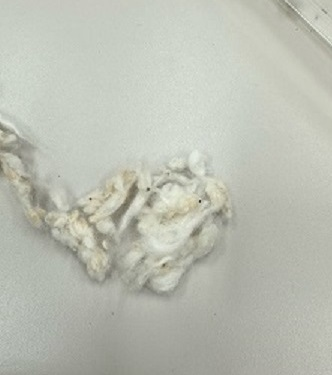
#> input picture image0.jpeg, 332 x 375 px
$ jupyter execute Untitled46.ipynb
#> lines starting #> are read from the running program, lines starting #| are printed output that depends on the picture; after the words box and inside, x2 and y2 are one past the last pixel; in counts of white or black regions, pixels touching at a corner belong together
[cell 1]
import cv2
import numpy as np

# 画像の読み込み
image = cv2.imread("image0.jpeg")
#> image is the input picture: shape (375, 332, 3); mean B, G, R 179, 190.1, 187.1
#cv2.imshow("image", image)
# HSV色空間に変換
hsv = cv2.cvtColor(image, cv2.COLOR_BGR2HSV)
#> hsv: shape (375, 332, 3); mean H, S, V 39, 15.2, 190.2

# 黒色の範囲を定義
lower_black = np.array([0, 0, 0])
upper_black = np.array([180, 255, 120])

# 黒色領域のマスクを作成
mask = cv2.inRange(hsv, lower_black, upper_black)
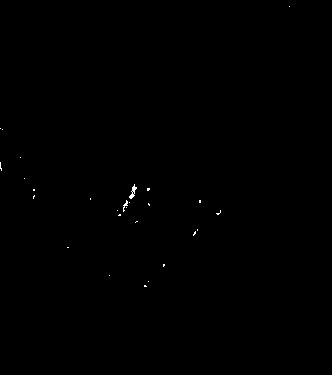
#> mask: shape (375, 332); 0.13% white in thin lines or dots, all inside (x1, y1, x2, y2) = (0, 6, 290, 287)
#cv2.imshow("mask", mask)
# 輪郭を検出
contours, _ = cv2.findContours(mask, cv2.RETR_EXTERNAL, cv2.CHAIN_APPROX_SIMPLE)
#> contours = 27 contours, 26 with area under 20; largest, box (x1, y1, x2, y2) and area: (129, 184, 137, 199) 34

# 小さい領域の個数をカウント
count = 0  # 1mm未満の領域の個数
for contour in contours:
    # 面積を計算
    area = cv2.contourArea(contour)

    # 面積が1mm未満の場合はカウントし、領域を囲む四角形を描画
    if 1 <= area < 5 :
        count += 1
        x, y, w, h = cv2.boundingRect(contour)
        cv2.rectangle(image, (x, y), (x + 10, y + 10), (0, 255, 0), 2)
#> this loop made 27 passes
#> area on pass 21: 34
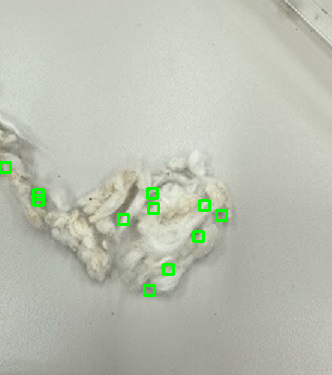
#> image: shape (375, 332, 3); 0.99% of pixels changed, all inside (x1, y1, x2, y2) = (0, 161, 228, 297)
#> after the loop, count = 11

# 結果の表示
cv2.putText(image, "Count: " + str(count), (10, 30), cv2.FONT_HERSHEY_SIMPLEX, 1, (0, 0, 255), 2)
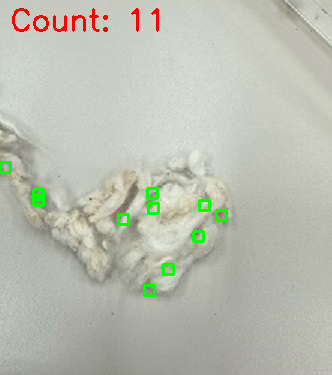
#> image: shape (375, 332, 3); 0.66% of pixels changed, all inside (x1, y1, x2, y2) = (12, 8, 159, 32)
cv2.imshow("Result", image)
cv2.waitKey(0)
cv2.destroyAllWindows()

$ run again, with image1.jpeg copied over image0.jpeg
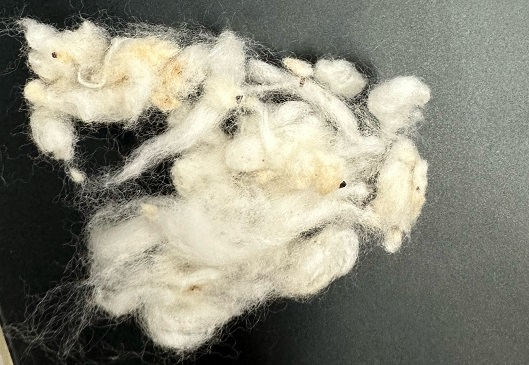
#> input picture image1.jpeg, 529 x 365 px
#> image is the input picture: shape (365, 529, 3); mean B, G, R 124.2, 138.9, 140.2
#> hsv: shape (365, 529, 3); mean H, S, V 36, 33, 142
#> `mask = cv2.inRange(hsv, lower_black, upper_black)`:
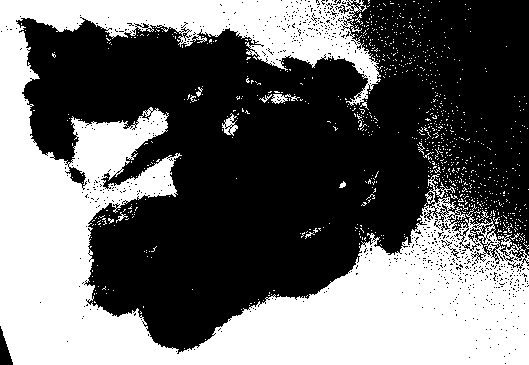
#> mask: shape (365, 529); 41.5% white; 945 white regions (931 under 20 px)
#> contours = 939 contours, 936 with area under 20; largest, box (x1, y1, x2, y2) and area: (0, 0, 529, 365) 78242, (222, 113, 238, 136) 156, (271, 94, 300, 104) 104
#> the loop `for contour in contours:` made 939 passes
#> (area, x, y, w, h) on passes 53, 72, 73, 81, 85, 86, 94, 110: (1, 364, 237, 2, 4), (1.5, 301, 232, 4, 6), (2.5, 503, 231, 4, 2), (1.5, 497, 229, 5, 4), (1, 318, 228, 3, 3), (4.5, 313, 228, 5, 5), (2, 506, 226, 6, 7), (1, 98, 223, 3, 2)
#> after the loop `for contour in contours:`: count = 58
#> `cv2.putText(image, "Count: " + str(count), (10, 30), cv2.FONT_HERSHEY_..`:
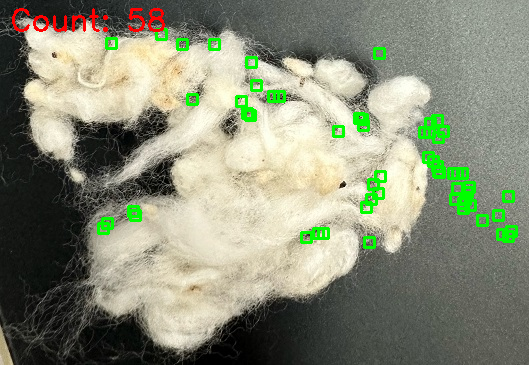
#> image: shape (365, 529, 3); mean B, G, R 119.8, 141.4, 136.7
